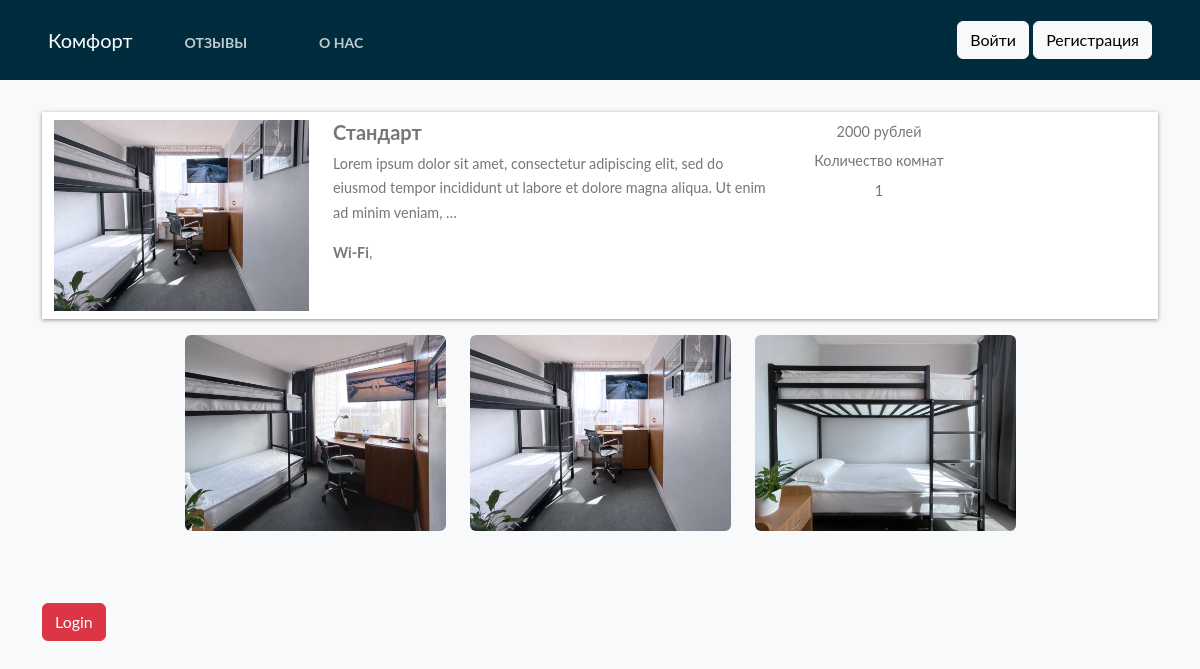
The app's page /hotel-detail/be6d2d0176ff4d7da80e0a6de20cf3e6/, older data.
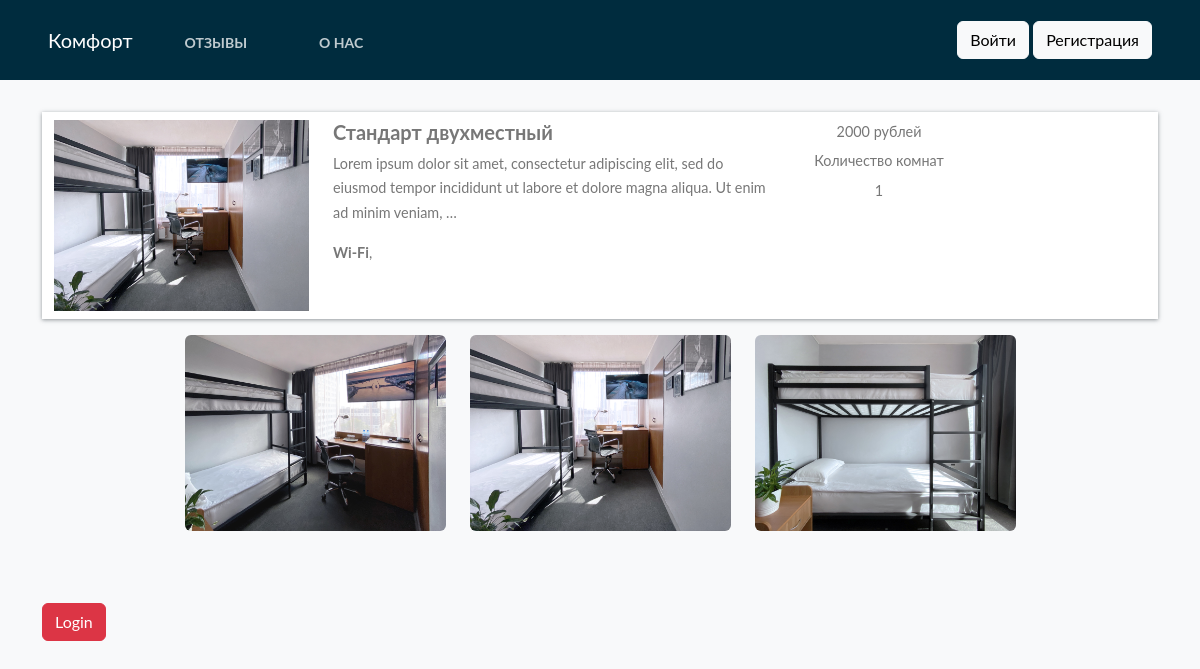
The same page, newer data.
### home/models.py (models this page shows, shortened)
class BaseModel(models.Model):
    uid = models.UUIDField(default=uuid.uuid4   , editable=False , primary_key=True)
    created_at = models.DateField(auto_now_add=True)
    updated_at = models.DateField(auto_now_add=True)
    class Meta:
        abstract = True

class Hotel(BaseModel):
    hotel_name= models.CharField(max_length=100)
    hotel_price = models.IntegerField()
    description = models.TextField(max_length=200)
    amenities = models.ManyToManyField(Amenities)
    room_count = models.IntegerField(default=10)

class HotelImages(BaseModel):
    hotel= models.ForeignKey(Hotel ,related_name="images", on_delete=models.CASCADE)
    images = models.ImageField(upload_to="hotels")

class Amenities(BaseModel):
    amenity_name = models.CharField(max_length=100)

### home/views.py (the view, shortened to what this page needs)
# urls.py: path('hotel-detail/<uid>/' , hotel_detail , name="hotel_detail"),
def hotel_detail(request,uid):
    hotel_obj = Hotel.objects.get(uid = uid)
    return render(request , 'hotel_detail.html' ,{
        'hotels_obj' :hotel_obj
    })

### templates/hotel_detail.html
{% extends "base.html" %}
{%  block start %}
<div class="container mt-5 pt-5">
    <div class="row search-card-result">
        <div class="col-md-3">
        <a href="/hotel-detail/{{hotels_obj.uid}}">
            <img class="img-fluid" src="/media/{{hotels_obj.images.first.images}}" alt="Card image cap">
        </a></div>
        <div class="col-md-5">
            <h5>{{hotels_obj.hotel_name}}</h5>
            <p>
                {{hotels_obj.description|truncatechars:150}}
            </p>
            <p>
                {%for amenitie in hotels_obj.amenities.all %}
                <b>{{amenitie.amenity_name}}</b>,
                {% endfor %}
            </p>
        </div>
        <div class="col-md-2 border-left text-center more-offers">
            <p>{{hotels_obj.hotel_price}} рублей</p>
            <p>Количество комнат</p>
            <p>{{hotels_obj.room_count}}</p>
        </div>
    </div>
        <div class="row gallery" style="justify-content: center;">
            {% for image in hotels_obj.images.all %}
              <div class="col-md-3">
                <img
                  src="/media/{{image.images}}"
                  class="w-100 shadow-1-strong rounded mb-4"
                  alt="Boat on Calm Water"
                />
              </div>
            {%endfor %}
        </div>
    {% if request.user.is_authenticated %}
    <div class="filter-card">
        <h5>Забронировать</h5>
        {%include "messages.html"%}
        <form method="post">
            {% csrf_token %}
            <div class="row form-group">
                <div class="col-md-12">
                    <label for="mintopay">Заезд</label>
                    <p>
                        <input type="date" name="checkin" id="checkin" class="form-control">
                    </p>
                </div>
                <div class="col-md-12">
                    <label for="maxtopay">Выезд</label>
                    <p>
                        <input type="date" name="checkout" id="checkout" class="form-control">
                    </p>
                </div>
            </div>
           {% if user.is_authenticated %}
            <div class="row form-group">
                <div class="col-md-12">
                    <input type="submit"   class="btn btn-info btn-block" value="Забронировать">
                </div>
            </div>
            {% else %}
                <form class="form-inline ml-auto">
                    <a href="{% url 'login_page' %}" class="btn btn-info">Войти</a>
                    <a href="{% url 'register_page' %}" class="btn btn-info">Регистрация</a>
                </form>
            {% endif %}
        </form>
    </div>
    {% else %}
    <a href="/login/" class="btn btn-danger mt-5 ">Login</a>
    {% endif %}
</div>
{% endblock %}

### templates/base.html (shortened to what this page needs)
<!doctype html>
<html lang="en">
  <head>
    <link href="https://cdn.jsdelivr.net/npm/bootstrap@5.2.0-beta1/dist/css/bootstrap.min.css" rel="stylesheet">
</head>
  <body class="bg-light">
<nav class="navbar navbar-expend-md fixed-top px-5" style="background:#002c3e; height: 80px;">
    <div class="nav">
    <a class="navbar-brand" href="/" style="color:white;">Комфорт</a>
     <ul class="nav">
      <li class="nav-item">
        <a class="nav-link nav-link-ltr" style="color:white;margin-top:5px;" href="{% url 'article_list' %}">Отзывы</a>
      </li>
      <li class="nav-item">
        <a class="nav-link nav-link-ltr" style="color:white; margin-top:5px;" href="{% url 'aboutpage' %}">О нас</a>
        </li>
    </ul>
        </div>
        <div class="navbar" id="navbarCollapse">
            {% if user.is_authenticated %}
            <form class="form-inline ml-auto">
                <a class="btn btn-outline-light" disabled>{{ user.username }}</a>
                <a class="btn btn-light" href="{% url 'password_change' %}">Изменить пароль</a>
                <a class="btn btn-light" href="{% url 'logout' %}">Выйти</a>
            </form>
            {% else %}
                <form class="form-inline ml-auto">
                    <a href="{% url 'login' %}" class="btn btn-light">Войти</a>
                    <a href="{% url 'signup' %}" class="btn btn-light">Регистрация</a>
                </form>
            {% endif %}
        </div>
</nav>
      {% block start %}
      {% endblock %}
  </body>
</html>

### templates/base.html (style rules this page uses)
body { font-family: "Lato", Arial, sans-serif; font-weight: 400; font-size: 16px; line-height: 1.7; background: #fff; color: #777; height: 100%; overflow: auto; }
.search-card-result { box-shadow: 0px 1px 4px rgba(41, 51, 57, 0.5); margin: 1rem 0; padding: 0.5rem 0; background-color: #fff; }
.search-card-result h5 { font-style: 1.1rem; font-weight: 700; }
.search-card-result p { font-size: 0.9rem; }
.search-card-result .more-offers p { margin-bottom: 0.3rem; }
.nav-link-ltr { font-weight: bold; font-size: 14px; text-transform: uppercase; text-decoration: none; margin: 0px 20px; display: inline-block; position: relative; opacity: 0.75; }
.nav-link::before { transition: 300ms; height: 10px; content: ""; position: absolute; background-color: white; }
.nav-link-ltr::before { width: 0%; bottom: -4px; }

Row changes from the older to the newer data that the page shows:
changed Hotel: hotel_name "Стандарт" → "Стандарт двухместный"
